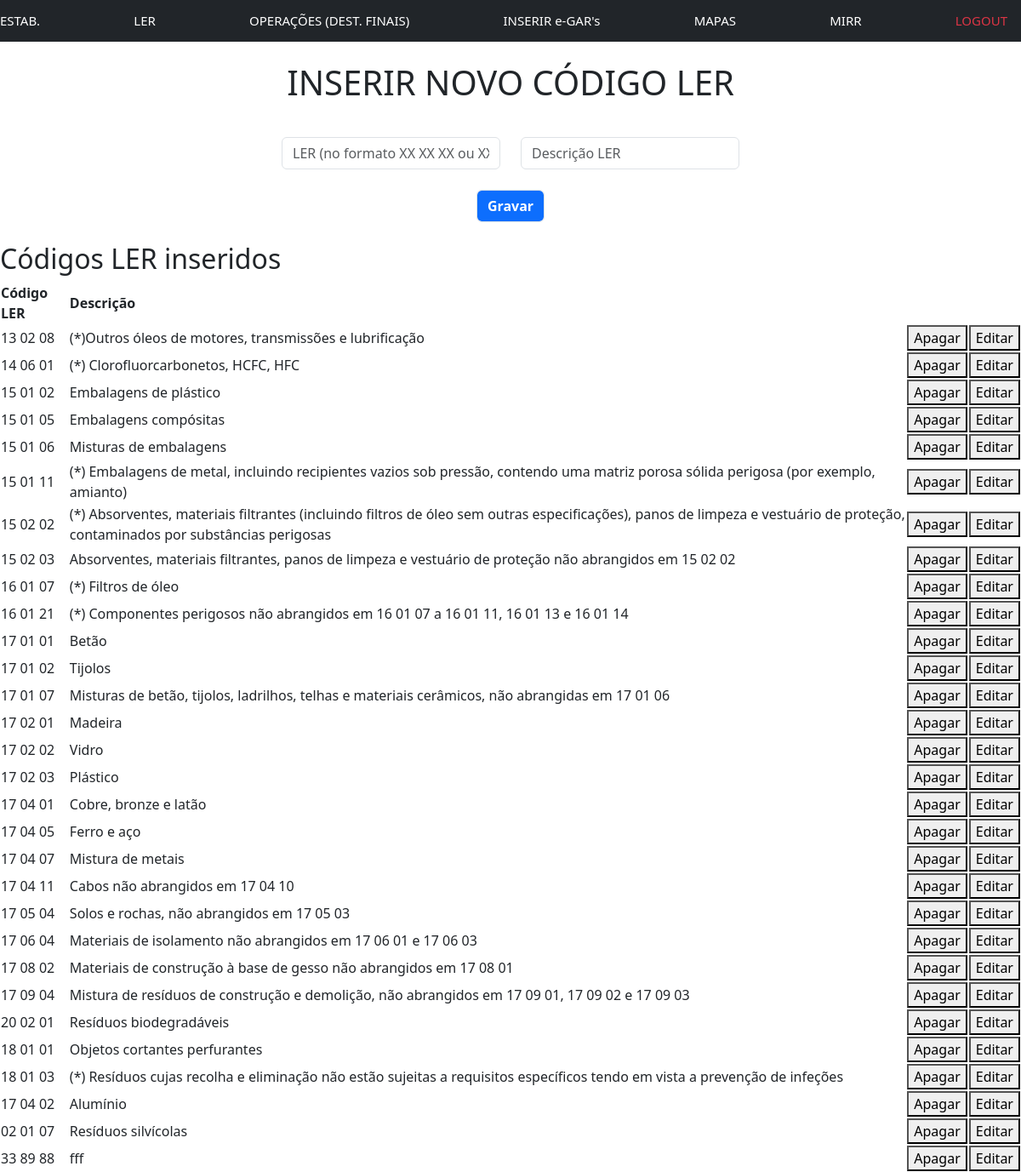
Screenshot of /codler_description (signed in) with the database file from the repository.
### tables this page shows
CREATE TABLE codler_description (
    codLER TEXT NOT NULL UNIQUE,
    description TEXT NOT NULL
);

### app.py (the view, shortened to what this page needs)
@app.route("/codler_description", methods=["GET", "POST"])
@login_required
def codler_description():
    if request.method == "GET":
        all_codLER = db.execute("SELECT * FROM codler_description")
        return render_template("codler_description.html", all_codLER=all_codLER)

### helpers.py (called while the page is built)
def login_required(f):
    @wraps(f)
    def decorated_function(*args, **kwargs):
        if session.get("user_id") is None:
            return redirect("/login")
        return f(*args, **kwargs)
    return decorated_function

### templates/codler_description.html (shortened to what this page needs)
{% extends "layout.html" %}
{% block main %}
<br>
<p class="display-6 text-center"> INSERIR NOVO CÓDIGO LER</p>
<br>
<form action="/codler_description" method="post">
    <div class="row justify-content-center">
        <div class="col-auto">
            <input autocomplete="off" autofocus class="form-control mx-auto w-auto" name="codLER" placeholder="LER (no formato XX XX XX ou XXXXXX)" type="text">
        </div>
        <div class="col-auto">
            <input autocomplete="off" class="form-control mx-auto w-auto" name="description" placeholder="Descrição LER" type="text">
        </div>
    </div>
    <br>
    <button class="form-control text-white fw-bold mx-auto w-auto bg-primary" type="submit">Gravar</button>
    <br>
</form>
<h2>Códigos LER inseridos</h2>
<table style="width:100%">
    <thead>
        <tr>
            <th>Código LER</th>
            <th>Descrição</th>
        </tr>
    </thead>
    <tbody>
        {% for row in all_codLER %}
        <tr>
            <td>{{ row.codLER }}</td>
            <td>{{ row.description }}</td>
            <td>
                <button class="delete_button" onclick="showConfirmDelete('{{ row.codLER }}')">Apagar</button>
            </td>
            <td>
                <button class="edit_button" onclick="showEditForm('{{ row.codLER }}')">Editar</button>
            </td>
        </tr>
        {% endfor %}
    </tbody>
</table>
{% endblock %}

### rows the page displays
codler_description: codLER "13 02 08", description "(*)Outros óleos de motores, transmissões e lubrificação"
codler_description: codLER "14 06 01", description "(*) Clorofluorcarbonetos, HCFC, HFC"
codler_description: codLER "15 01 02", description "Embalagens de plástico"
codler_description: codLER "15 01 05", description "Embalagens compósitas"
codler_description: codLER "15 01 06", description "Misturas de embalagens"
codler_description: codLER "15 01 11", description "(*) Embalagens de metal, incluindo recipientes vazios sob pressão, contendo uma matriz porosa sólida perigosa (por exemplo, amianto)"
codler_description: codLER "15 02 02", description "(*) Absorventes, materiais filtrantes (incluindo filtros de óleo sem outras especificações), panos de limpeza e vestuário de proteção, contaminados por substâncias perigosas"
codler_description: codLER "15 02 03", description "Absorventes, materiais filtrantes, panos de limpeza e vestuário de proteção não abrangidos em 15 02 02"
codler_description: codLER "16 01 07", description "(*) Filtros de óleo"
codler_description: codLER "16 01 21", description "(*) Componentes perigosos não abrangidos em 16 01 07 a 16 01 11, 16 01 13 e 16 01 14"
codler_description: codLER "17 01 01", description "Betão"
codler_description: codLER "17 01 02", description "Tijolos"
codler_description: codLER "17 01 07", description "Misturas de betão, tijolos, ladrilhos, telhas e materiais cerâmicos, não abrangidas em 17 01 06"
codler_description: codLER "17 02 01", description "Madeira"
codler_description: codLER "17 02 02", description "Vidro"
codler_description: codLER "17 02 03", description "Plástico"
codler_description: codLER "17 04 01", description "Cobre, bronze e latão"
codler_description: codLER "17 04 05", description "Ferro e aço"
codler_description: codLER "17 04 07", description "Mistura de metais"
codler_description: codLER "17 04 11", description "Cabos não abrangidos em 17 04 10"
codler_description: codLER "17 05 04", description "Solos e rochas, não abrangidos em 17 05 03"
codler_description: codLER "17 06 04", description "Materiais de isolamento não abrangidos em 17 06 01 e 17 06 03"
codler_description: codLER "17 08 02", description "Materiais de construção à base de gesso não abrangidos em 17 08 01"
codler_description: codLER "17 09 04", description "Mistura de resíduos de construção e demolição, não abrangidos em 17 09 01, 17 09 02 e 17 09 03"
codler_description: codLER "20 02 01", description "Resíduos biodegradáveis"
codler_description: codLER "18 01 01", description "Objetos cortantes perfurantes"
codler_description: codLER "18 01 03", description "(*) Resíduos cujas recolha e eliminação não estão sujeitas a requisitos específicos tendo em vista a prevenção de infeções"
codler_description: codLER "17 04 02", description "Alumínio"
codler_description: codLER "02 01 07", description "Resíduos silvícolas"
codler_description: codLER "33 89 88", description "fff"
